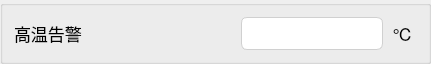
         <widget class="QGroupBox" name="groupBox_34">
          <property name="minimumSize">
           <size>
            <width>0</width>
            <height>64</height>
           </size>
          </property>
          <property name="maximumSize">
           <size>
            <width>16777215</width>
            <height>64</height>
           </size>
          </property>
          <property name="title">
           <string/>
          </property>
          <layout class="QHBoxLayout" name="horizontalLayout_42" stretch="7,5,1">
           <item>
            <widget class="QLabel" name="label_83">
             <property name="minimumSize">
              <size>
               <width>221</width>
               <height>31</height>
              </size>
             </property>
             <property name="font">
              <font>
               <pointsize>13</pointsize>
              </font>
             </property>
             <property name="text">
              <string>高温告警</string>
             </property>
             <property name="alignment">
              <set>Qt::AlignLeading|Qt::AlignLeft|Qt::AlignVCenter</set>
             </property>
            </widget>
           </item>
           <item>
            <widget class="MyLineEdit" name="h16907">
             <property name="minimumSize">
              <size>
               <width>0</width>
               <height>31</height>
              </size>
             </property>
             <property name="styleSheet">
              <string notr="true">QLineEdit {
    /* 苹果风格的数据展示LineEdit */
    border: 1px solid #D0D0D0;                  /* 浅灰色边框，模仿macOS的细边框 */
    border-radius: 6px;                         /* 圆角，符合macOS设计 */
    padding: 8px 12px;                         /* 内边距，提供舒适的阅读空间 */
    background-color: #FFFFFF;                 /* 白色背景 */
    color: #333333;                            /* 深灰色文字，提高可读性 */
    font-family: &quot;SF Pro Text&quot;, &quot;Helvetica Neue&quot;, &quot;Lucida Grande&quot;, sans-serif; /* macOS系统字体栈 */
    font-size: 14px;                           /* 默认字体大小 */
    selection-background-color: #007AFF;       /* 选中文本高亮色 (macOS蓝色) */
    selection-color: #FFFFFF;                  /* 选中文本颜色 (白色) */

    /* 只读状态下的特殊样式 */
    /* 注意：Qt中通常使用 setReadOnly(true) 来实现只读，但QSS可以定义其外观 */
}

/* 当LineEdit获得焦点时 (对于数据展示框，如果不需要焦点效果，可以省略或弱化) */
QLineEdit:focus {
    border: 1px solid #007AFF;                 /* 获得焦点时边框变为蓝色 */
    /* 如果作为纯展示框，也可以移除焦点边框变化 */
    /* border: 1px solid #D0D0D0; */
}

/* 禁用状态下的样式 (如果用于展示不可变数据) */
QLineEdit:disabled {
    background-color: #F5F5F7;                 /* macOS禁用元素背景色 */
    color: #A0A0A0;                            /* 禁用文字颜色 */
    border: 1px solid #E0E0E0;                 /* 禁用边框颜色 */
}</string>
             </property>
             <property name="readOnly">
              <bool>true</bool>
             </property>
            </widget>
           </item>
           <item>
            <widget class="QLabel" name="label_84">
             <property name="minimumSize">
              <size>
               <width>0</width>
               <height>31</height>
              </size>
             </property>
             <property name="font">
              <font>
               <pointsize>13</pointsize>
              </font>
             </property>
             <property name="text">
              <string>℃</string>
             </property>
             <property name="alignment">
              <set>Qt::AlignCenter</set>
             </property>
            </widget>
           </item>
          </layout>
         </widget>
